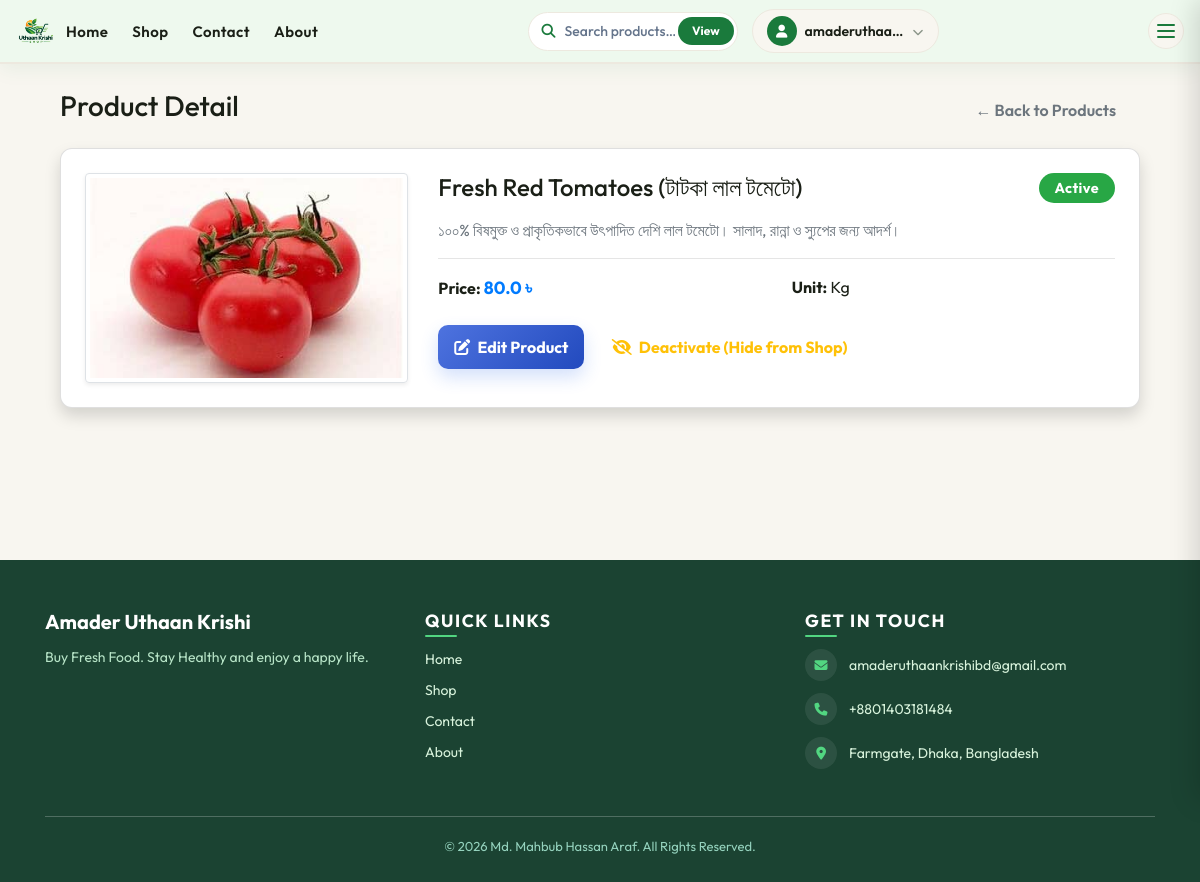
Page /dashboard/product/1/ (signed in) on the committed database.
### apps/accounts/models.py (models this page shows, shortened)
class CustomUser(AbstractUser):
    email = models.EmailField(unique=True)
    COUNTRY_CHOICES = [
        ('BD', 'Bangladesh'),
        ('IN', 'India'),
        ('PK', 'Pakistan'),
        ('US', 'United States'),
        ('UK', 'United Kingdom'),
    ]
    country = models.CharField(max_length=50, choices=COUNTRY_CHOICES, blank=True, null=True)
    location = models.CharField(max_length=150, blank=True, null=True)
    phone_number = models.CharField(max_length=20, blank=True, null=True)
    profile_image = models.FileField(upload_to='profiles/', blank=True, null=True)
    user_id = models.IntegerField(unique=True, null=True, blank=True, editable=False)
    USERNAME_FIELD = 'email'
    REQUIRED_FIELDS = ['username']

### apps/products/models.py (models this page shows, shortened)
class Product(models.Model):
    UNIT_CHOICES = [
        ('kg', 'Kg'),
        ('gm', 'gm'),
        ('pcs', 'Pcs'),
        ('ati', 'Ati'),
        ('fana', 'Fana'),
        ('hali', 'Hali'),
    ]
    name = models.CharField(max_length=200)
    price = models.FloatField(help_text="Per unit price (Per Kg for kg/gm)")
    unit = models.CharField(max_length=10, choices=UNIT_CHOICES)
    description = models.TextField(blank=True, null=True)
    image = models.FileField(upload_to='products/', null=True, blank=True)
    is_active = models.BooleanField(default=True, help_text="Designates whether this product is visible in shop & search.")

### apps/dashboard/views.py (the view)
# urls.py: path('product/<int:product_id>/', views.product_detail, name='product_detail'),
@login_required
@user_passes_test(is_admin)
def product_detail(request, product_id):
    product = get_object_or_404(Product, id=product_id)
    return render(request, 'dashboard/product_detail.html', {'product': product})

### apps/dashboard/views.py (called while the page is built)
def is_admin(user):
    return user.is_authenticated and user.is_superuser

### Templates/dashboard/product_detail.html
{% extends 'base.html' %}
{% block content %}
<div class="container mt-4 mb-5">
    <div class="d-flex justify-content-between align-items-center mb-3">
        <h3>Product Detail</h3>
        <a href="{% url 'admin_panel' %}?tab=products" class="btn btn-outline-secondary">
            ← Back to Products
        </a>
    </div>
    <div class="card shadow p-4" style="border-radius: 12px;">
        <div class="row">
            <div class="col-md-4 text-center mb-3 mb-md-0">
                {% if product.image %}
                    <img src="{{ product.image.url }}" alt="{{ product.name }}" class="img-fluid rounded border p-1 shadow-sm" style="max-height: 250px;">
                {% else %}
                    <div class="bg-light p-5 rounded text-muted">No Image</div>
                {% endif %}
            </div>
            <div class="col-md-8">
                <div class="d-flex justify-content-between align-items-start">
                    <h4>{{ product.name }}</h4>
                    <div>
                        {% if product.is_active %}
                            <span class="badge badge-success px-3 py-2 font-weight-bold" style="font-size: 0.9rem;">Active</span>
                        {% else %}
                            <span class="badge badge-secondary px-3 py-2 font-weight-bold" style="font-size: 0.9rem;">Inactive</span>
                        {% endif %}
                    </div>
                </div>
                <p class="text-muted mt-2">{{ product.description|default:'No description provided.' }}</p>
                <hr>
                <div class="row mb-3">
                    <div class="col-sm-6">
                        <strong>Price:</strong> <span class="text-primary font-weight-bold" style="font-size: 1.1rem;">{{ product.price }} ৳</span>
                    </div>
                    <div class="col-sm-6">
                        <strong>Unit:</strong> {{ product.get_unit_display }}
                    </div>
                </div>
                <div class="mt-4">
                    <a href="{% url 'edit_product' product.id %}" class="btn btn-primary font-weight-bold px-3 mr-2">
                        <i class="fas fa-edit mr-1"></i> Edit Product
                    </a>
                    {% if product.is_active %}
                        <a href="{% url 'toggle_product_status' product.id %}" class="btn btn-outline-warning font-weight-bold px-3">
                            <i class="fas fa-eye-slash mr-1"></i> Deactivate (Hide from Shop)
                        </a>
                    {% else %}
                        <a href="{% url 'toggle_product_status' product.id %}" class="btn btn-outline-success font-weight-bold px-3">
                            <i class="fas fa-eye mr-1"></i> Activate (Show in Shop)
                        </a>
                    {% endif %}
                </div>
            </div>
        </div>
    </div>
</div>
{% endblock %}

### Templates/base.html (shortened to what this page needs)
{% load static %}
<!DOCTYPE html>
<html lang="en">
<head>
  <link rel="stylesheet" href="https://cdn.jsdelivr.net/npm/bootstrap@4.6.2/dist/css/bootstrap.min.css">
  <link rel="stylesheet" href="https://cdnjs.cloudflare.com/ajax/libs/font-awesome/6.4.0/css/all.min.css">
  <link rel="stylesheet" href="{% static 'css/base.css' %}">
  <link rel="stylesheet" href="{% static 'css/home.css' %}">
  <link rel="stylesheet" href="{% static 'css/profiles.css' %}">
  <link rel="stylesheet" href="{% static 'css/contact.css' %}">
  <link rel="stylesheet" href="{% static 'css/about.css' %}">
  <link rel="stylesheet" href="{% static 'css/user_orders.css' %}">
  <link rel="stylesheet" href="{% static 'css/admin_panal.css' %}">
</head>
<body>
<nav class="site-navbar" id="siteNavbar">
  <div class="navbar-inner">
    <a class="nav-brand" href="{% url 'home' %}">
      <img src="{% static 'images/Video_Alt.png' %}" alt="Amader Uthaan Krishi" class="nav-logo">
    </a>
    <ul class="nav-links desktop-only">
      <li><a href="{% url 'home' %}"    class="nav-link-item {% if request.resolver_match.url_name == 'home'    %}active{% endif %}">Home</a></li>
      <li><a href="{% url 'shop' %}"    class="nav-link-item {% if request.resolver_match.url_name == 'shop'    %}active{% endif %}">Shop</a></li>
      <li><a href="{% url 'contact' %}" class="nav-link-item {% if request.resolver_match.url_name == 'contact' %}active{% endif %}">Contact</a></li>
      <li><a href="{% url 'about' %}"   class="nav-link-item {% if request.resolver_match.url_name == 'about'   %}active{% endif %}">About</a></li>
    </ul>
    <div class="nav-right desktop-only">
      <form class="nav-search-form" method="get" action="{% url 'shop' %}">
        <input type="search" name="q" placeholder="Search products…"
               value="{{ request.GET.q }}" class="nav-search-input" autocomplete="off">
        <button type="submit" class="nav-search-btn">View</button>
      </form>
      {% if user.is_authenticated %}
        <div class="user-dropdown" id="userDropdown">
          <button class="user-dropdown-toggle" id="userDropdownBtn"
                  type="button" aria-haspopup="true" aria-expanded="false">
            <span class="user-avatar"><i class="fas fa-user"></i></span>
            <span class="user-name">{{ user.username }}</span>
            <i class="fas fa-chevron-down chev"></i>
          </button>
        </div>
      {% else %}
        <a href="{% url 'login' %}"  class="btn-nav-login">Login</a>
        <a href="{% url 'signup' %}" class="btn-nav-signup">Sign Up</a>
      {% endif %}
    </div>
    <button class="hamburger" id="hamburgerBtn" aria-label="Open menu" aria-expanded="false">
      <span class="hbar"></span>
      <span class="hbar"></span>
      <span class="hbar"></span>
    </button>
  </div>
</nav>
<main class="page-main">
  <div class="container mt-4">
    {% block content %}{% endblock %}
  </div>
</main>
<footer class="site-footer">
  <div class="container">
    <div class="row">
      <div class="col-md-4 footer-col-mobile">
        <h5 class="footer-brand">Amader Uthaan Krishi</h5>
        <p class="footer-tagline">Buy Fresh Food. Stay Healthy and enjoy a happy life.</p>
      </div>
      <div class="col-md-4 footer-col-mobile">
        <h6 class="footer-heading">Quick Links</h6>
        <div class="footer-links">
          <a href="{% url 'home' %}">Home</a>
          <a href="{% url 'shop' %}">Shop</a>
          <a href="{% url 'contact' %}">Contact</a>
          <a href="{% url 'about' %}">About</a>
        </div>
      </div>
      <div class="col-md-4 footer-col-mobile">
        <h6 class="footer-heading">Get in Touch</h6>
        <p class="footer-contact"><i class="fas fa-envelope"></i> amaderuthaankrishibd@gmail.com</p>
        <p class="footer-contact"><i class="fas fa-phone"></i> +8801403181484</p>
        <p class="footer-contact"><i class="fas fa-map-marker-alt"></i> Farmgate, Dhaka, Bangladesh</p>
      </div>
    </div>
    <hr class="footer-hr">
    <p class="footer-copy">&copy; 2026 Md. Mahbub Hassan Araf. All Rights Reserved.</p>
  </div>
</footer>
</body>
</html>

### static/css/home.css (style rules this page uses)
body { background: var(--cream); font-family: 'Outfit', sans-serif; color: var(--text-dark); overflow-x: hidden; }

### static/css/profiles.css (style rules this page uses)
.btn { border-radius: 30px; padding: 10px 24px; font-weight: 600; transition: all 0.25s ease; position: relative; overflow: hidden; border: none; }
.btn-primary { background: linear-gradient(135deg, #4e73df, #224abe); color: #fff; }
.btn::after { content: ""; position: absolute; width: 0; height: 0; background: rgba(255,255,255,0.4); border-radius: 50%; top: 50%; left: 50%; transform: translate(-50%, -50%); transition: width 0.4s ease, height 0.4s ease; }

### static/css/admin_panal.css (style rules this page uses)
:root { --primary:#2563eb; --primary-dark:#1d4ed8; --success:#16a34a; --danger:#dc2626; --warning:#f59e0b; --text:#1f2937; --muted:#6b7280; --card:#ffffff; --bg:#f4f7fb; --border:#e5e7eb; --radius:18px; }
.badge { padding:8px 14px; border-radius:30px; font-size:12px; letter-spacing:.4px; }
.btn { border-radius:10px; font-weight:600; transition:.25s; }
.btn-primary { box-shadow: 0 8px 18px rgba(37,99,235,.20); }

### rows in the picture
CustomUser: username "amaderuthaa…"
Product: image (picture), name "Fresh Red Tomatoes (টাটকা লাল টমেটো)", description "১০০% বিষমুক্ত ও প্রাকৃতিকভাবে উৎপাদিত দেশি লাল টমেটো। সালাদ, রান্না ও স্যুপের জন্য আদর্শ।", price "80.0", unit "Kg"
